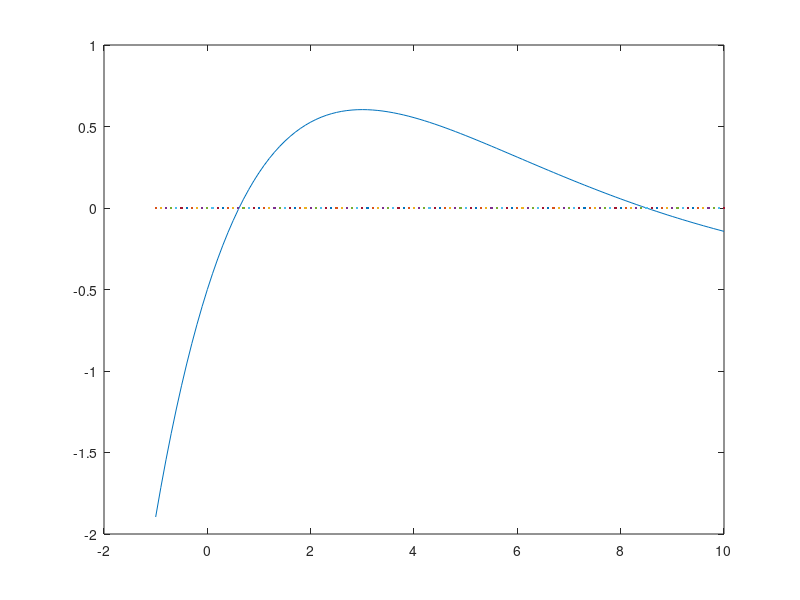

The MATLAB source for this figure:
# Aplicar N - R y biseccion

clc; clear; more off;

function y = f(x)
    y = x .* exp(-x / 3) - 0.5;
endfunction

t = -1:0.1:10;
y = f(t);
plot(t, f(t));
hold on;
plot(t, 0);
hold off;
# Dos soluciones reales
# Intervalo:[7, 10] (la mayor de las soluciones)

# c) Aplicar biseccion
tol = 0.05;
a = 7;
b = 10;
m = (a + b) / 2;
i = 0;
err = b - a;
printf("Aplicamos biseccion. Tabla:\n")
printf("Iteracion,  a            b            m       cota de error\n")

do
    i++;

    if (f(a) * f(m) < 0)
        b = m;
    else
        a = m;
    endif

    m = (a + b) / 2;
    err /= 2;
    printf("%2i, %12.4f %12.4f %12.4f %12.4f\n", i, a, b, m, err);

until err < tol

# Hacer NR en ese intervalo [a, b]
#Derivada de f, calculada a parte
printf("\nAhora en ese intervalo aplicamos Newton-Raphson\n")

function y = g(x)
    y = -((x - 3) * e^(-x / 3)) / 3;
endfunction

i = 0;
x_n = x_next = (a + b) / 2;

do i++;
    x_n = x_next;
    x_next = x_n - f(x_n) / g(x_n);
    err = abs(x_next - x_n);
until err / abs(x_n) < 10^(-6) || i > 200

printf("Las dos ultimas aproximaciones de la raiz son %7.10f y %7.10f\n", x_n, x_next);
